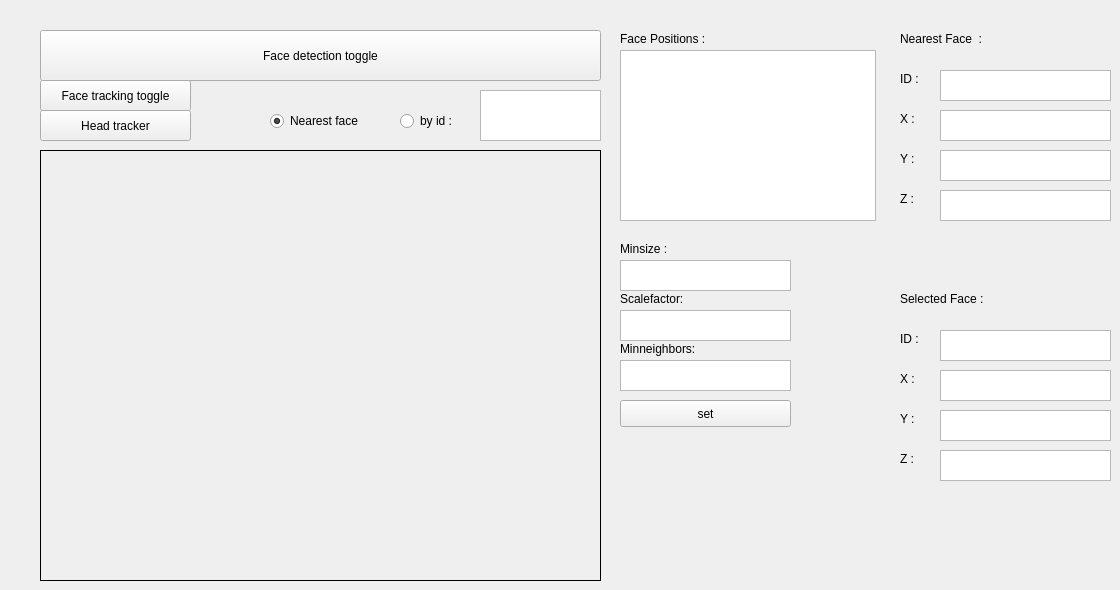
          <widget class="QWidget" name="tab_10">
           <attribute name="title">
            <string>Face Detection</string>
           </attribute>
           <widget class="QPushButton" name="btn_facetoggle">
            <property name="geometry">
             <rect>
              <x>40</x>
              <y>30</y>
              <width>561</width>
              <height>51</height>
             </rect>
            </property>
            <property name="text">
             <string>Face detection toggle</string>
            </property>
           </widget>
           <widget class="QWidget" name="gridLayoutWidget_4">
            <property name="geometry">
             <rect>
              <x>40</x>
              <y>150</y>
              <width>561</width>
              <height>431</height>
             </rect>
            </property>
            <layout class="QGridLayout" name="gridLayout_5">
             <item row="0" column="1">
              <widget class="pgitic_gui::RatioLayoutedFrame" name="img_face">
               <property name="enabled">
                <bool>true</bool>
               </property>
               <property name="sizePolicy">
                <sizepolicy hsizetype="Expanding" vsizetype="Expanding">
                 <horstretch>0</horstretch>
                 <verstretch>0</verstretch>
                </sizepolicy>
               </property>
               <property name="minimumSize">
                <size>
                 <width>320</width>
                 <height>240</height>
                </size>
               </property>
               <property name="cursor">
                <cursorShape>CrossCursor</cursorShape>
               </property>
               <property name="frameShape">
                <enum>QFrame::Box</enum>
               </property>
               <property name="text" stdset="0">
                <string>TextLabel</string>
               </property>
              </widget>
             </item>
            </layout>
           </widget>
           <widget class="QLabel" name="label_21">
            <property name="geometry">
             <rect>
              <x>620</x>
              <y>30</y>
              <width>121</width>
              <height>17</height>
             </rect>
            </property>
            <property name="text">
             <string>Face Positions :</string>
            </property>
           </widget>
           <widget class="QLabel" name="label_22">
            <property name="geometry">
             <rect>
              <x>900</x>
              <y>110</y>
              <width>66</width>
              <height>17</height>
             </rect>
            </property>
            <property name="text">
             <string>X :</string>
            </property>
           </widget>
           <widget class="QListWidget" name="lst_allfaces">
            <property name="geometry">
             <rect>
              <x>620</x>
              <y>50</y>
              <width>256</width>
              <height>171</height>
             </rect>
            </property>
           </widget>
           <widget class="QLabel" name="label_23">
            <property name="geometry">
             <rect>
              <x>900</x>
              <y>150</y>
              <width>66</width>
              <height>17</height>
             </rect>
            </property>
            <property name="text">
             <string>Y :</string>
            </property>
           </widget>
           <widget class="QTextEdit" name="txt_nearestFace_z">
            <property name="geometry">
             <rect>
              <x>940</x>
              <y>190</y>
              <width>171</width>
              <height>31</height>
             </rect>
            </property>
           </widget>
           <widget class="QTextEdit" name="txt_nearestFace_x">
            <property name="geometry">
             <rect>
              <x>940</x>
              <y>110</y>
              <width>171</width>
              <height>31</height>
             </rect>
            </property>
           </widget>
           <widget class="QTextEdit" name="txt_nearestFace_y">
            <property name="geometry">
             <rect>
              <x>940</x>
              <y>150</y>
              <width>171</width>
              <height>31</height>
             </rect>
            </property>
           </widget>
           <widget class="QLabel" name="label_36">
            <property name="geometry">
             <rect>
              <x>900</x>
              <y>190</y>
              <width>66</width>
              <height>17</height>
             </rect>
            </property>
            <property name="text">
             <string>Z :</string>
            </property>
           </widget>
           <widget class="QPushButton" name="btn_tracktoggle">
            <property name="geometry">
             <rect>
              <x>40</x>
              <y>80</y>
              <width>151</width>
              <height>31</height>
             </rect>
            </property>
            <property name="text">
             <string>Face tracking toggle</string>
            </property>
           </widget>
           <widget class="QLabel" name="label_37">
            <property name="geometry">
             <rect>
              <x>900</x>
              <y>70</y>
              <width>66</width>
              <height>17</height>
             </rect>
            </property>
            <property name="text">
             <string>ID :</string>
            </property>
           </widget>
           <widget class="QTextEdit" name="txt_nearestFace_id">
            <property name="geometry">
             <rect>
              <x>940</x>
              <y>70</y>
              <width>171</width>
              <height>31</height>
             </rect>
            </property>
           </widget>
           <widget class="QLabel" name="label_38">
            <property name="geometry">
             <rect>
              <x>900</x>
              <y>30</y>
              <width>171</width>
              <height>17</height>
             </rect>
            </property>
            <property name="text">
             <string>Nearest Face  :</string>
            </property>
           </widget>
           <widget class="QRadioButton" name="radio_nearest">
            <property name="geometry">
             <rect>
              <x>270</x>
              <y>110</y>
              <width>116</width>
              <height>22</height>
             </rect>
            </property>
            <property name="text">
             <string>Nearest face</string>
            </property>
            <property name="checked">
             <bool>true</bool>
            </property>
           </widget>
           <widget class="QRadioButton" name="radio_byid">
            <property name="geometry">
             <rect>
              <x>400</x>
              <y>110</y>
              <width>71</width>
              <height>22</height>
             </rect>
            </property>
            <property name="text">
             <string>by id :</string>
            </property>
           </widget>
           <widget class="QTextEdit" name="txt_trackid">
            <property name="geometry">
             <rect>
              <x>480</x>
              <y>90</y>
              <width>121</width>
              <height>51</height>
             </rect>
            </property>
           </widget>
           <widget class="QTextEdit" name="txt_nearestFace_y_2">
            <property name="geometry">
             <rect>
              <x>940</x>
              <y>410</y>
              <width>171</width>
              <height>31</height>
             </rect>
            </property>
           </widget>
           <widget class="QLabel" name="label_39">
            <property name="geometry">
             <rect>
              <x>900</x>
              <y>450</y>
              <width>66</width>
              <height>17</height>
             </rect>
            </property>
            <property name="text">
             <string>Z :</string>
            </property>
           </widget>
           <widget class="QTextEdit" name="txt_nearestFace_id_2">
            <property name="geometry">
             <rect>
              <x>940</x>
              <y>330</y>
              <width>171</width>
              <height>31</height>
             </rect>
            </property>
           </widget>
           <widget class="QLabel" name="label_40">
            <property name="geometry">
             <rect>
              <x>900</x>
              <y>370</y>
              <width>66</width>
              <height>17</height>
             </rect>
            </property>
            <property name="text">
             <string>X :</string>
            </property>
           </widget>
           <widget class="QTextEdit" name="txt_nearestFace_z_2">
            <property name="geometry">
             <rect>
              <x>940</x>
              <y>450</y>
              <width>171</width>
              <height>31</height>
             </rect>
            </property>
           </widget>
           <widget class="QLabel" name="label_41">
            <property name="geometry">
             <rect>
              <x>900</x>
              <y>410</y>
              <width>66</width>
              <height>17</height>
             </rect>
            </property>
            <property name="text">
             <string>Y :</string>
            </property>
           </widget>
           <widget class="QTextEdit" name="txt_nearestFace_x_2">
            <property name="geometry">
             <rect>
              <x>940</x>
              <y>370</y>
              <width>171</width>
              <height>31</height>
             </rect>
            </property>
           </widget>
           <widget class="QLabel" name="label_42">
            <property name="geometry">
             <rect>
              <x>900</x>
              <y>330</y>
              <width>66</width>
              <height>17</height>
             </rect>
            </property>
            <property name="text">
             <string>ID :</string>
            </property>
           </widget>
           <widget class="QLabel" name="label_43">
            <property name="geometry">
             <rect>
              <x>900</x>
              <y>290</y>
              <width>171</width>
              <height>17</height>
             </rect>
            </property>
            <property name="text">
             <string>Selected Face :</string>
            </property>
           </widget>
           <widget class="QTextEdit" name="txt_minsize">
            <property name="geometry">
             <rect>
              <x>620</x>
              <y>260</y>
              <width>171</width>
              <height>31</height>
             </rect>
            </property>
           </widget>
           <widget class="QTextEdit" name="txt_scalefactor">
            <property name="geometry">
             <rect>
              <x>620</x>
              <y>310</y>
              <width>171</width>
              <height>31</height>
             </rect>
            </property>
           </widget>
           <widget class="QPushButton" name="btn_faceset">
            <property name="geometry">
             <rect>
              <x>620</x>
              <y>400</y>
              <width>171</width>
              <height>27</height>
             </rect>
            </property>
            <property name="text">
             <string>set</string>
            </property>
           </widget>
           <widget class="QTextEdit" name="txt_minneighbors">
            <property name="geometry">
             <rect>
              <x>620</x>
              <y>360</y>
              <width>171</width>
              <height>31</height>
             </rect>
            </property>
           </widget>
           <widget class="QLabel" name="label_44">
            <property name="geometry">
             <rect>
              <x>620</x>
              <y>240</y>
              <width>66</width>
              <height>17</height>
             </rect>
            </property>
            <property name="text">
             <string>Minsize :</string>
            </property>
           </widget>
           <widget class="QLabel" name="label_45">
            <property name="geometry">
             <rect>
              <x>620</x>
              <y>290</y>
              <width>101</width>
              <height>17</height>
             </rect>
            </property>
            <property name="text">
             <string>Scalefactor:</string>
            </property>
           </widget>
           <widget class="QLabel" name="label_46">
            <property name="geometry">
             <rect>
              <x>620</x>
              <y>340</y>
              <width>121</width>
              <height>17</height>
             </rect>
            </property>
            <property name="text">
             <string>Minneighbors:</string>
            </property>
           </widget>
           <widget class="QPushButton" name="btn_headtracker">
            <property name="geometry">
             <rect>
              <x>40</x>
              <y>110</y>
              <width>151</width>
              <height>31</height>
             </rect>
            </property>
            <property name="text">
             <string>Head tracker</string>
            </property>
           </widget>
          </widget>
